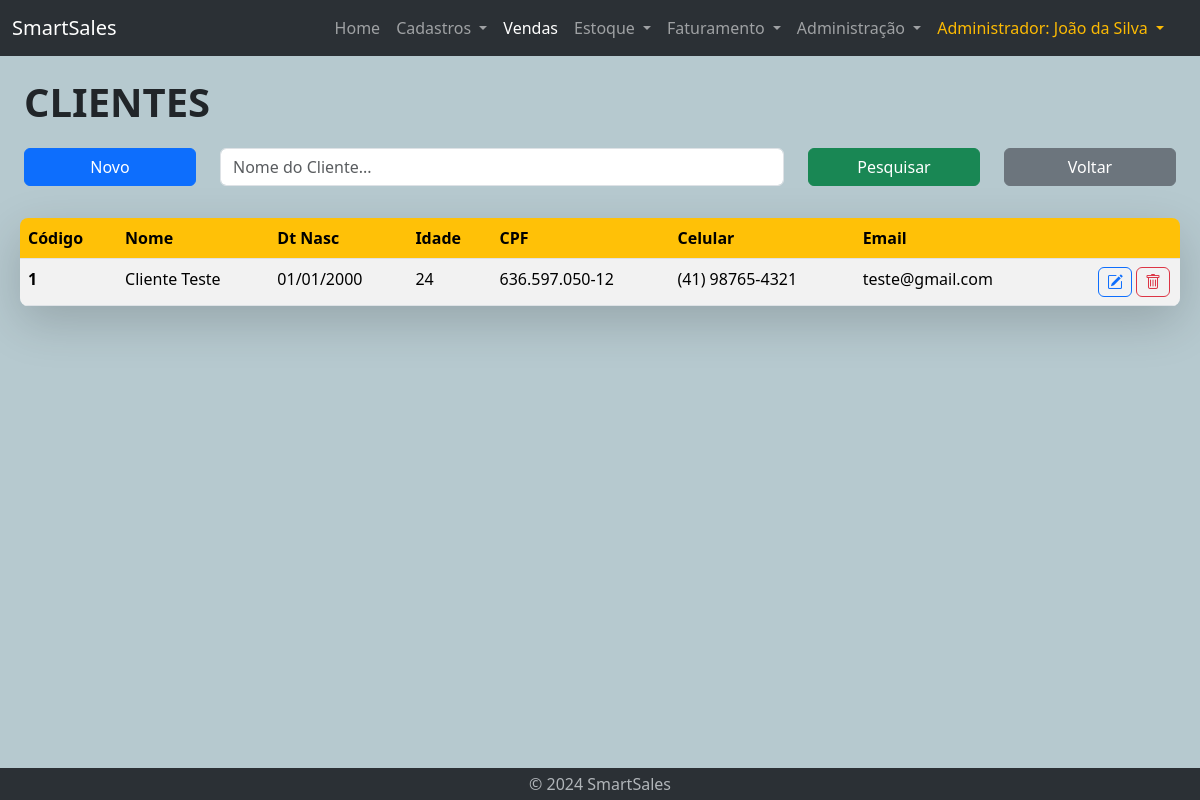
The app's page /vendedor-lst-clientes.php (signed in), older data.
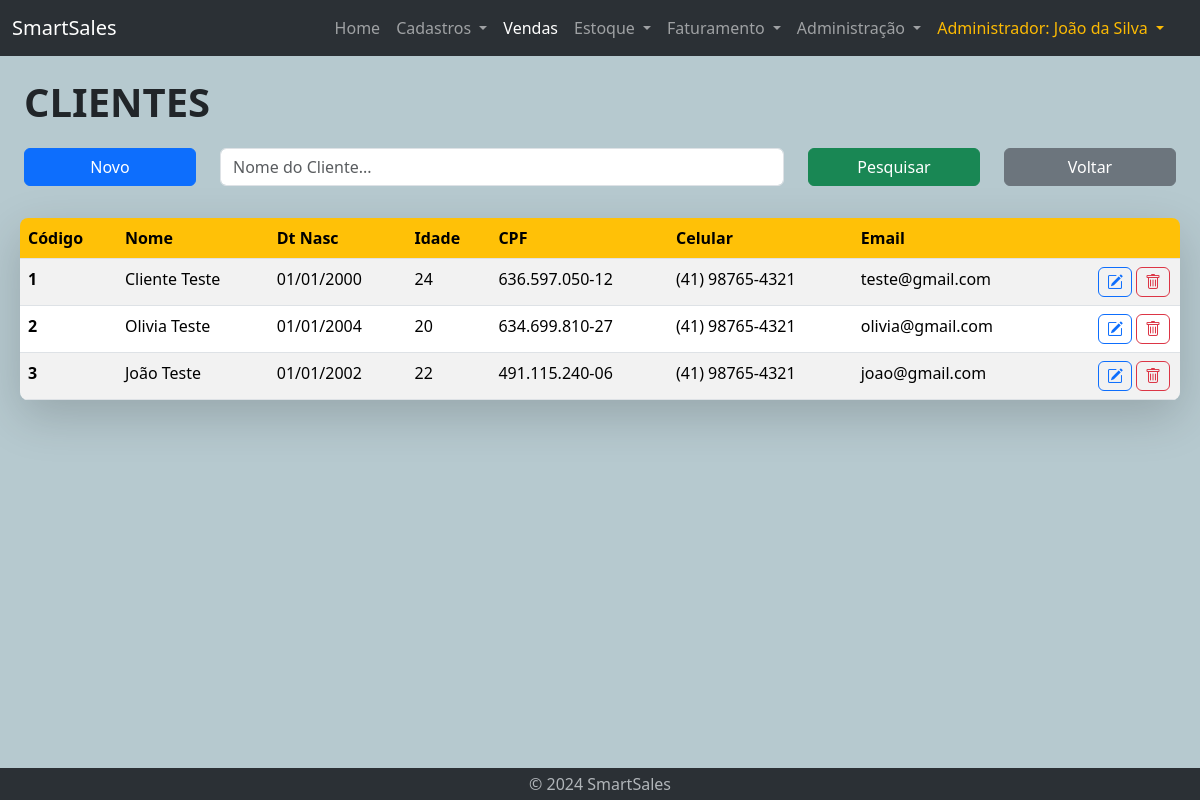
The same page, newer data.
### tables this page shows
CREATE TABLE cliente (
    id int AUTO_INCREMENT PRIMARY KEY NOT NULL,
    nome VARCHAR(255) NOT NULL,
    email VARCHAR(255) NOT NULL UNIQUE,
    celular VARCHAR(50),
    CPF VARCHAR(14) NOT NULL UNIQUE,
    dt_nasc DATE NOT NULL,
    data_cad DATE,
    data_updt DATE
);

### vendedor-lst-clientes.php (the view, shortened to what this page needs)
<!DOCTYPE html>
<html lang="en">
<head>
    <?php require "geral/links.php" ?>
</head>
<body id="vendas">
<?php require "geral/navbar.php" ?>
<?php require 'bd/connection.php'; ?>
    <div class="container-fluid mt-3 home">
        <div class="container-fluid">
            <div class="title-text">
                CLIENTES
            </div>
        </div>
        <div class="container-fluid mt-3">
            <form action="vendedor-lst-clientes.php" method="post">
                <div class="row">
                    <div class="col-lg-2 col-sm-2 col-12">
                        <button type="button" class="btn btn-primary mb-3 w-100" data-bs-toggle="modal" data-bs-target="#modalCadastro">Novo</button>
                    </div>
                    <div class="col-lg-6 col-sm-7 col-12">
                            <input type="text" name="pesquisa" class="form-control mb-3" id="inputPesquisa" placeholder="Nome do Cliente..."
                                value="<?php echo isset($_POST['pesquisa']) ? $_POST['pesquisa'] : ''; ?>">
                    </div>
                    <div class="col-lg-2 col-sm-3 col-12">
                        <button type="submit" class="btn btn-success mb-3 w-100">Pesquisar</button>
                    </div>
                    <div class="col-lg-2 col-sm-2 col-12">
                        <button type="button" class="btn btn-secondary mb-3 w-100" onclick="window.location.href='vendedor-cadastros-home.php'">Voltar</button>
                    </div>
                </div>
            </form>
        </div>
        <div class="container-fuid mt-3 ms-lg-2 me-lg-2 shadow-lg rounded-3">
            <?php
                $conn = new mysqli($servername, $username, $password, $database);
                $sql = "SELECT id, nome, email, celular, CPF, dt_nasc, data_cad, data_updt FROM cliente";
            ?>
                <div class='table-responsive table-wrapper'>
                    <table class='table table-striped table-hover rounded-3 overflow-hidden' id='myTable'>
                        <thead class='thead-yellow'>
                            <tr>
                                <th scope='col'>Código</th>
                                <th scope='col'>Nome</th>
                                <th scope='col'>Dt Nasc</th>
                                <th scope='col'>Idade</th>
                                <th scope='col'>CPF</th>
                                <th scope='col'>Celular</th>
                                <th scope='col'>Email</th>
                                <th scope='col'> </th>
                            </tr>
                        </thead>
            <?php
                if ($result = $conn->query($sql)) {
                    if ($result->num_rows > 0) {
                        echo "<tbody>";
                        while ($row = $result->fetch_assoc() ) {
                            $data = $row['dt_nasc'];
                            list($ano, $mes, $dia) = explode('-', $data);
                            $hoje = mktime(0, 0, 0, date('m'), date('d'), date('Y'));
                            $nascimento = mktime(0, 0, 0, $mes, $dia, $ano);
                            $idade = floor((((($hoje - $nascimento) / 60) / 60) / 24) / 365.25);
                            $dataY = explode('-', $row["dt_nasc"]);
                            $anoY = $dataY[0];
                            $mesY = $dataY[1];
                            $diaY = $dataY[2];
                            $dt_nasc = $diaY . '/' . $mesY . '/' . $anoY;
                            $cod = $row["id"];
                            echo "<tr>";
                            echo "  <th scope'row'>";
                            echo $cod;
                            echo "  </th><td>";
                            echo $row["nome"];
                            echo "  </td><td>";
                            echo $dt_nasc;
                            echo "  </td><td>";
                            echo $idade;
                            echo "  </td><td>";
                            echo $row["CPF"];
                            echo "  </td><td>";
                            echo $row["celular"];
                            echo "  </td><td>";
                            echo $row["email"];
                            echo "  </td>";
            ?>
                                <td>
                                    <button type="button" class="btn btn-outline-danger" title="Excluir"
                                    onclick="deletar(this)">
                                        <a class="bi bi-trash"></a>
                                    </button>
                                    <button type="button" class="btn btn-outline-primary" title="Editar"
                                    onclick="editar(this, <?php echo $cod ?>)">
                                        <a class="bi bi-pencil-square"></a>
                                    </button>
                                </td>
                            </tr>
            <?php
                        }
                        echo "</tbody>";
                    }
                    echo "  </table>";
                    echo "</div>";
                } else {
                    echo "Erro executando SELECT: " . $conn->connect_error;
                }
            ?>
        </div>
    </div>
    <?php require "geral/footer.php" ?>
</body>
</html>

### geral/links.php (shortened to what this page needs)
<link rel="stylesheet" href="framework/bootstrap-5.3.3-dist/css/bootstrap.min.css">
<link rel="stylesheet" href="https://cdn.jsdelivr.net/npm/bootstrap-icons@1.11.3/font/bootstrap-icons.min.css">
<link href="https://cdn.jsdelivr.net/npm/sweetalert2@11.10.8/dist/sweetalert2.min.css" rel="stylesheet">
<link rel="stylesheet" href="css/style.css">

### geral/navbar.php (shortened to what this page needs)
<nav class="navbar navbar-expand-lg bg-body-tertiary" data-bs-theme="dark">
    <div class="container-fluid">
        <a class="navbar-brand" href="home.php">SmartSales</a>
        <div class="offcanvas offcanvas-end" tabindex="-1" id="offcanvasNavbar" aria-labelledby="offcanvasNavbarLabel">
            <div class="offcanvas-body">
                <ul class="navbar-nav justify-content-end flex-grow-1 pe-3">
                    <li class="nav-item">
                        <a class="nav-link" id="home" aria-current="page" href="home.php">Home</a>
                    </li>
                    <li class="nav-item dropdown">
                        <a class="nav-link dropdown-toggle" id="cadastro" href="#" role="button" data-bs-toggle="dropdown" aria-expanded="false">
                            Cadastros
                        </a>
                    </li>
                    <li class="nav-item">
                        <a class="nav-link" id="vendas" href="vendedor-lst-vendas.php" role="button">
                            Vendas
                        </a>
                    </li>
                    <li class="nav-item dropdown">
                        <a class="nav-link dropdown-toggle" id="estoque" href="#" role="button" data-bs-toggle="dropdown" aria-expanded="false">
                            Estoque
                        </a>
                    </li>
                    <li class="nav-item dropdown">
                        <a class="nav-link dropdown-toggle" id="faturamento" href="#" role="button" data-bs-toggle="dropdown" aria-expanded="false">
                            Faturamento
                        </a>
                    </li>
                    <li class="nav-item dropdown">
                        <a class="nav-link dropdown-toggle" id="admin" href="#" role="button" data-bs-toggle="dropdown" aria-expanded="false">
                            Administração
                        </a>
                    </li>
                    <li class="nav-item dropdown">
                        <a class="nav-link dropdown-toggle" href="#" role="button" id="dropdownMenuLink" data-bs-toggle="dropdown" aria-expanded="false" style="color: #fcba03">
                            <?php echo $_SESSION['cargo_nome'] . ": " . $_SESSION['nome']; ?>
                        </a>
                    </li>
                </ul>
            </div>
        </div>
    </div>
</nav>

### geral/footer.php (shortened to what this page needs)
<footer class="my-0" data-bs-theme="dark" style="width: 100% !important">
    <p class="text-center text-body-secondary" style="margin-bottom: 0px;"><a href="#" class="nav-link p-1" data-bs-toggle="modal" data-bs-target="#sobreModal">© 2024 SmartSales</a></p>
</footer>

### css/style.css (style rules this page uses)
body { display: flex; flex-direction: column; min-height: 100vh; background-color: #b6c9cf; }
footer { margin-top: auto; background-color: rgb(43, 48, 53); width: 100% !important; }
.container-fluid.home { flex: 1; margin-bottom: 1rem; }
.title-text { font-weight: 900; font-size: 40px; }
div.table-responsive #myTable .btn { padding: 2px 8px; float: right; margin: 0px 2px; }
div.table-responsive #myTable { margin-bottom: 0px; }
div.table-responsive #myTable a { color: inherit; }
.thead-yellow { --bs-table-color: black; --bs-table-bg: #ffc107; color: var(--bs-table-color); }

Row changes from the older to the newer data that the page shows:
added cliente: id "2", nome "Olivia Teste", dt_nasc "01/01/2004", idade "20", CPF "634.699.810-27", celular "(41) 98765-4321", email "olivia@gmail.com"
added cliente: id "3", nome "João Teste", dt_nasc "01/01/2002", idade "22", CPF "491.115.240-06", celular "(41) 98765-4321", email "joao@gmail.com"
